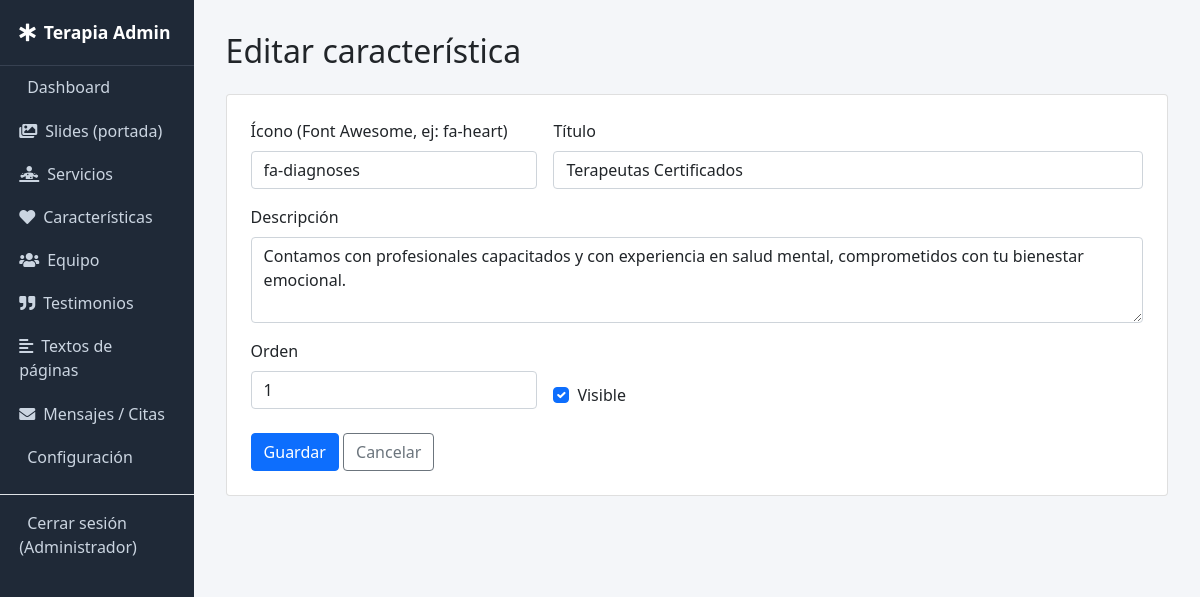
The page /admin/features/edit/1 (signed in) on the database its author committed.
### tables this page shows
CREATE TABLE `features` (
  `id` INT UNSIGNED AUTO_INCREMENT PRIMARY KEY,
  `icon` VARCHAR(60) DEFAULT 'fa-heart',
  `title` VARCHAR(150) NOT NULL,
  `description` TEXT NULL,
  `sort_order` INT DEFAULT 0,
  `status` TINYINT(1) DEFAULT 1
);

### app/core/Controller.php (called while the page is built, shortened)
<?php
abstract class Controller
{
    protected function adminView(string $view, array $data = []): void
    {
        extract($data);
        require VIEWS_PATH . '/admin/_header.php';
        require VIEWS_PATH . "/admin/{$view}.php";
        require VIEWS_PATH . '/admin/_footer.php';
    }
}

### app/controllers/Admin/FeatureController.php (called while the page is built, shortened)
<?php
class AdminFeatureController extends Controller
{
    public function edit(int $id): void
    {
        $model = new Feature();
        $item = $model->find($id);
        $this->adminView('features/form', ['item' => $item]);
    }
}

### index.php (called while the page is built, shortened)
<?php
require APP_PATH . '/helpers/functions.php';
$router = new Router();
$router->get('/', function () {
    (new HomeController())->index();
});
$router->get('/servicios', function () {
    (new ServiceController())->index();
});
$router->get('/servicio/{slug}', function (string $slug) {
    (new ServiceController())->show($slug);
});
$router->get('/sobre-nosotros', function () {
    (new PageController())->about();
});
$router->get('/equipo', function () {
    (new PageController())->team();
});
$router->get('/motivacion', function () {
    (new PageController())->testimonial();
});
$router->get('/caracteristicas', function () {
    (new PageController())->feature();
});
$router->get('/cita', function () {
    (new PageController())->appointment();
});
$router->post('/cita', function () {
    (new PageController())->storeAppointment();
});
$router->get('/contacto', function () {
    (new ContactController())->index();
});
$router->post('/contacto', function () {
    (new ContactController())->store();
});
$router->get('/admin/login', function () {
    (new AdminAuthController())->loginForm();
});
$router->post('/admin/login', function () {
    (new AdminAuthController())->login();
});
$router->get('/admin/logout', function () {
    (new AdminAuthController())->logout();
});
$router->get('/admin', function () {
    (new AdminDashboardController())->index();
});
$router->get('/admin/services', fn() => (new AdminServiceController())->index());
$router->get('/admin/services/create', fn() => (new AdminServiceController())->create());
$router->get('/admin/services/edit/{id}', fn($id) => (new AdminServiceController())->edit((int)$id));
$router->post('/admin/services/store', fn() => (new AdminServiceController())->store());
$router->get('/admin/services/delete/{id}', fn($id) => (new AdminServiceController())->delete((int)$id));
$router->get('/admin/slides', fn() => (new AdminSlideController())->index());
$router->get('/admin/slides/create', fn() => (new AdminSlideController())->create());
$router->get('/admin/slides/edit/{id}', fn($id) => (new AdminSlideController())->edit((int)$id));
$router->post('/admin/slides/store', fn() => (new AdminSlideController())->store());
$router->get('/admin/slides/delete/{id}', fn($id) => (new AdminSlideController())->delete((int)$id));
$router->get('/admin/features', fn() => (new AdminFeatureController())->index());
$router->get('/admin/features/create', fn() => (new AdminFeatureController())->create());
$router->get('/admin/features/edit/{id}', fn($id) => (new AdminFeatureController())->edit((int)$id));
$router->post('/admin/features/store', fn() => (new AdminFeatureController())->store());
$router->get('/admin/features/delete/{id}', fn($id) => (new AdminFeatureController())->delete((int)$id));
$router->get('/admin/team', fn() => (new AdminTeamController())->index());
$router->get('/admin/team/create', fn() => (new AdminTeamController())->create());
$router->get('/admin/team/edit/{id}', fn($id) => (new AdminTeamController())->edit((int)$id));
$router->post('/admin/team/store', fn() => (new AdminTeamController())->store());
$router->get('/admin/team/delete/{id}', fn($id) => (new AdminTeamController())->delete((int)$id));
$router->get('/admin/testimonials', fn() => (new AdminTestimonialController())->index());
$router->get('/admin/testimonials/create', fn() => (new AdminTestimonialController())->create());
$router->get('/admin/testimonials/edit/{id}', fn($id) => (new AdminTestimonialController())->edit((int)$id));
$router->post('/admin/testimonials/store', fn() => (new AdminTestimonialController())->store());
$router->get('/admin/testimonials/delete/{id}', fn($id) => (new AdminTestimonialController())->delete((int)$id));
$router->get('/admin/content-blocks', fn() => (new AdminContentBlockController())->index());
$router->get('/admin/content-blocks/edit/{key}', fn($key) => (new AdminContentBlockController())->edit($key));
$router->post('/admin/content-blocks/store', fn() => (new AdminContentBlockController())->store());
$router->get('/admin/settings', fn() => (new AdminSettingsController())->index());
$router->post('/admin/settings/store', fn() => (new AdminSettingsController())->store());
$router->get('/admin/messages', fn() => (new AdminMessageController())->index());
$router->get('/admin/messages/{id}', fn($id) => (new AdminMessageController())->show((int)$id));
$router->get('/admin/messages/delete/{id}', fn($id) => (new AdminMessageController())->delete((int)$id));
$router->dispatch();

### app/core/Database.php (called while the page is built)
<?php
class Database
{
    private static ?PDO $instance = null;
    public static function getInstance(): PDO
    {
        if (self::$instance === null) {
            $dsn = 'mysql:host=' . DB_HOST . ';dbname=' . DB_NAME . ';charset=' . DB_CHARSET;
            try {
                self::$instance = new PDO($dsn, DB_USER, DB_PASS, [
                    PDO::ATTR_ERRMODE            => PDO::ERRMODE_EXCEPTION,
                    PDO::ATTR_DEFAULT_FETCH_MODE => PDO::FETCH_ASSOC,
                    PDO::ATTR_EMULATE_PREPARES   => false,
                ]);
            } catch (PDOException $e) {
                if (APP_DEBUG) {
                    die('Error de conexión a la base de datos: ' . $e->getMessage());
                }
                die('No se pudo conectar a la base de datos.');
            }
        }
        return self::$instance;
    }
}

### app/core/Model.php (called while the page is built, shortened)
<?php
abstract class Model
{
    protected PDO $db;
    protected string $table;
    protected string $primaryKey = 'id';
    public function __construct()
    {
        $this->db = Database::getInstance();
    }
    public function find(int $id): ?array
    {
        $stmt = $this->db->prepare("SELECT * FROM {$this->table} WHERE {$this->primaryKey} = ? LIMIT 1");
        $stmt->execute([$id]);
        $row = $stmt->fetch();
        return $row ?: null;
    }
}

### app/helpers/functions.php (called while the page is built, shortened)
<?php
function e(?string $value): string
{
    return htmlspecialchars($value ?? '', ENT_QUOTES, 'UTF-8');
}
function base_url(string $path = ''): string
{
    return rtrim(BASE_URL, '/') . '/' . ltrim($path, '/');
}

### app/views/admin/features/form.php (the view, shortened to what this page needs)
<h2 class="mb-4"><?= $item ? 'Editar característica' : 'Nueva característica' ?></h2>
<div class="card p-4">
    <form method="post" action="<?= base_url('/admin/features/store') ?>">
        <div class="row g-3">
            <div class="col-md-4">
                <label class="form-label">Ícono (Font Awesome, ej: fa-heart)</label>
                <input type="text" name="icon" class="form-control" value="<?= e($item['icon'] ?? 'fa-heart') ?>">
            </div>
            <div class="col-md-8">
                <label class="form-label">Título</label>
                <input type="text" name="title" class="form-control" required value="<?= e($item['title'] ?? '') ?>">
            </div>
            <div class="col-12">
                <label class="form-label">Descripción</label>
                <textarea name="description" class="form-control" rows="3"><?= e($item['description'] ?? '') ?></textarea>
            </div>
            <div class="col-md-4">
                <label class="form-label">Orden</label>
                <input type="number" name="sort_order" class="form-control" value="<?= (int)($item['sort_order'] ?? 0) ?>">
            </div>
            <div class="col-md-4 d-flex align-items-end">
                <div class="form-check">
                    <input type="checkbox" name="status" class="form-check-input" id="status" <?= (!$item || $item['status']) ? 'checked' : '' ?>>
                    <label class="form-check-label" for="status">Visible</label>
                </div>
            </div>
        </div>
        <div class="mt-4">
            <button type="submit" class="btn btn-primary">Guardar</button>
            <a href="<?= base_url('/admin/features') ?>" class="btn btn-outline-secondary">Cancelar</a>
        </div>
    </form>
</div>

### app/core/Router.php (shortened to what this page needs)
<?php
class Router
{
    private array $routes = ['GET' => [], 'POST' => []];
    public function get(string $path, callable $handler): void
    {
        $this->routes['GET'][$path] = $handler;
    }
    public function post(string $path, callable $handler): void
    {
        $this->routes['POST'][$path] = $handler;
    }
    public function dispatch(): void
    {
        $method = $_SERVER['REQUEST_METHOD'] === 'POST' ? 'POST' : 'GET';
        $uri = parse_url($_SERVER['REQUEST_URI'] ?? '/', PHP_URL_PATH);
        if (BASE_URL !== '' && strpos($uri, BASE_URL) === 0) {
            $uri = substr($uri, strlen(BASE_URL));
        }
        $uri = '/' . trim($uri, '/');
        foreach ($this->routes[$method] as $pattern => $handler) {
            if (strpos($pattern, '{') === false) {
                continue;
            }
            $regex = '#^' . preg_replace('/\{[a-zA-Z_]+\}/', '([^/]+)', $pattern) . '$#';
            if (preg_match($regex, $uri, $matches)) {
                array_shift($matches);
                call_user_func_array($handler, $matches);
                return;
            }
        }
    }
}

### app/views/admin/_header.php (style rules this page uses)
body { background: #f4f6f9; }

### rows shown on the page
features: icon "fa-diagnoses", title "Terapeutas Certificados", description "Contamos con profesionales capacitados y con experiencia en salud mental, comprometidos con tu bienestar emocional.", sort_order "1", status "☑"

### other values the page prints
$settings['site_name'] "Terapia"
